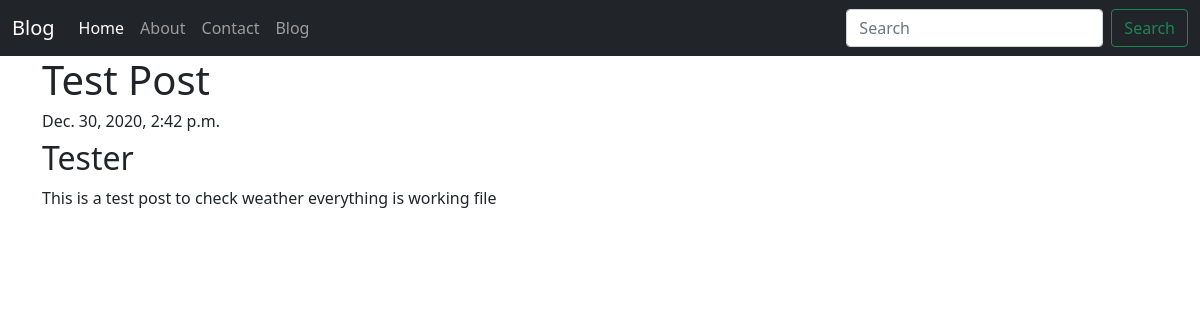
/blog/first-post, run on the app's committed database.
### mainApp/models.py (models this page shows, shortened)
class Post(models.Model):
    srno = models.AutoField(primary_key = True)
    title = models.CharField(max_length = 55)
    author = models.CharField(max_length = 55)
    slug = models.CharField(max_length = 150)
    timestamp = models.DateTimeField(blank=True)
    content = models.TextField()

### mainApp/views.py (the view)
# urls.py: path('<str:slug>',views.bloghome,name = 'bloghome')
def bloghome(request,slug):
     post = Post.objects.filter(slug = slug).first()
     context = {'post':post}
     return render(request,'blog/bloghome.html',context)

### templates/blog/bloghome.html (shortened to what this page needs)
{% extends 'base.html' %}
{% block body %}
<div class="container">
    <h1 class="blog-post-title">{{post.title}}</h1>
    <h6 class="blog-post-title">{{post.timestamp}}</h6>
    <h2 class="blog-post-title">{{post.author}}</h2>
    <p>{{post.content}}</p>
</div>
{% endblock body %}

### data on the page
Post: title "Test Post", timestamp "Dec. 30, 2020, 2:42 p.m.", author "Tester", content "This is a test post to check weather everything is working file"
